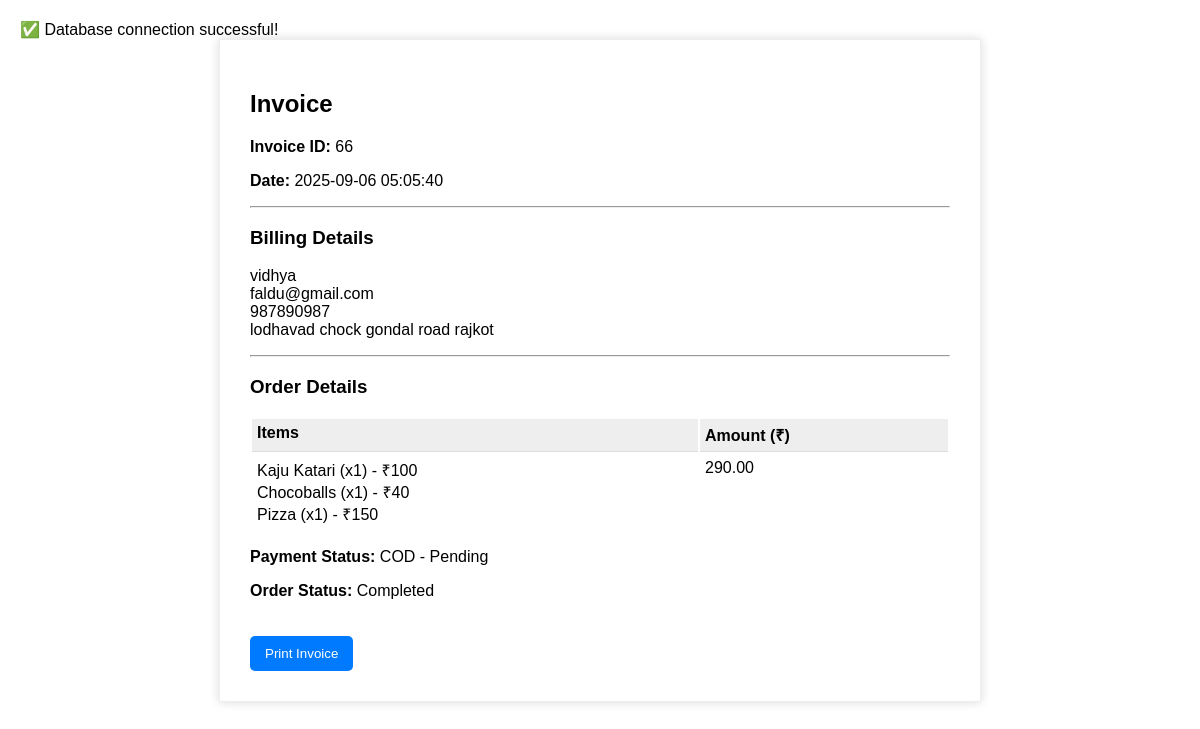
Page /admin/invoice.php?id=66 on the committed database.
### tables this page shows
CREATE TABLE `orders` (
  `order_id` int(11) NOT NULL,
  `user_id` int(11) NOT NULL,
  `fullname` varchar(100) DEFAULT NULL,
  `email` varchar(100) DEFAULT NULL,
  `mobile` int(10) DEFAULT NULL,
  `address` text DEFAULT NULL,
  `order_details` text DEFAULT NULL,
  `total_amount` float DEFAULT NULL,
  `payment_status` varchar(20) NOT NULL,
  `order_date` timestamp NOT NULL DEFAULT current_timestamp(),
  `user_confirmed` enum('pending','confirmed','cancelled') DEFAULT 'pending',
  `confirm_time` datetime DEFAULT NULL,
  `user_confirm` enum('pending','confirmed','cancelled') DEFAULT 'pending',
  `order_time` datetime DEFAULT current_timestamp(),
  `delivery_boy_id` int(11) DEFAULT NULL,
  `completed_at` datetime DEFAULT NULL,
  `estimated_time` int(11) DEFAULT NULL COMMENT 'time in minutes',
  `status` varchar(50) DEFAULT 'Pending'
);

### admin/invoice.php (the view, shortened to what this page needs)
<?php
include 'php/db.php';
$order_id = intval($_GET['id']);
$sql = "SELECT * FROM orders WHERE order_id = ?";
$stmt = $conn->prepare($sql);
$stmt->bind_param("i", $order_id);
$stmt->execute();
$result = $stmt->get_result();
$order = $result->fetch_assoc();
?>
<!DOCTYPE html>
<html>
<head>
</head>
<body>
<div class="invoice-box">
    <h2>Invoice</h2>
    <p><strong>Invoice ID:</strong> <?php echo $order['order_id']; ?></p>
    <p><strong>Date:</strong> <?php echo $order['order_date']; ?></p>
    <hr>
    <h3>Billing Details</h3>
    <p><?php echo $order['fullname']; ?><br>
       <?php echo $order['email']; ?><br>
       <?php echo $order['mobile']; ?><br>
       <?php echo $order['address']; ?></p>
    <hr>
    <h3>Order Details</h3>
    <table>
        <tr class="heading">
            <td>Items</td>
            <td>Amount (₹)</td>
        </tr>
        <tr>
            <td><?php echo nl2br($order['order_details']); ?></td>
            <td><?php echo number_format($order['total_amount'], 2); ?></td>
        </tr>
    </table>
    <p><strong>Payment Status:</strong> <?php echo $order['payment_status']; ?></p>
    <p><strong>Order Status:</strong> <?php echo ucfirst($order['status']); ?></p>
    <button class="btn-print" onclick="window.print()">Print Invoice</button>
</div>
</body>
</html>

### admin/invoice.php (style rules this page uses)
body { font-family: Arial; margin: 20px; }
.invoice-box { max-width: 700px; margin: auto; padding: 30px; border: 1px solid #eee; box-shadow: 0 0 10px rgba(0, 0, 0, .15); }
.invoice-box table { width: 100%; line-height: inherit; text-align: left; }
.invoice-box table td { padding: 5px; vertical-align: top; }
.invoice-box table tr.heading td { background: #eee; border-bottom: 1px solid #ddd; font-weight: bold; }
.btn-print { display: inline-block; margin-top: 20px; padding: 10px 15px; background: #007bff; color: white; border: none; cursor: pointer; border-radius: 5px; }

### rows in the picture
orders: order_id "66", order_date "2025-09-06 05:05:40", fullname "vidhya", email "faldu@gmail.com", mobile "987890987", address "lodhavad chock gondal road rajkot", order_details "Kaju Katari (x1) - ₹100 Chocoballs (x1) - ₹40 Pizza (x1) - ₹150", total_amount "290.00", payment_status "COD - Pending", status "Completed"
